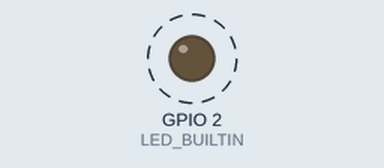
A program run on a simulated ESP8266 (Wemos D1 mini). Parts: output pins drawn as LEDs (lit = HIGH, except the on-board LED, lit = LOW). Dashed ring = blinking. Not simulated (calls return 0 or success): secrets.h; what the program prints to the serial monitor is not drawn.

Above: at 1.7 s.
Timing chart, 0 to 4.5 s (numbered marks = the images above):
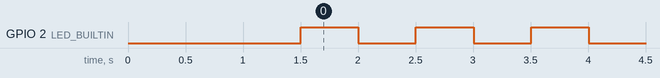

The program:

main.cpp
```cpp
#include <ESP8266WiFi.h>
#include <ESP8266mDNS.h>
#include <WiFiUdp.h>
#include <ArduinoOTA.h>
#include <ota.h>
#include "secrets.h"

#define BLINK_INTERVAL 500

void setup() {
	Serial.begin(115200);
	Serial.println("Booting");

	connectWifi(SECRET_SSID, SECRET_PASSWORD);

	setupOTA();

	Serial.println("Ready");
	Serial.print("IP address: ");
	Serial.println(WiFi.localIP());

	pinMode(LED_BUILTIN, OUTPUT);
}

void blinkLED() {
	digitalWrite(LED_BUILTIN, HIGH);
	delay(BLINK_INTERVAL);
	digitalWrite(LED_BUILTIN, LOW);
	delay(BLINK_INTERVAL);
}

void loop() {
	handleOTA();

	blinkLED();
}
```

Measured:
- by itself, GPIO 2 (LED_BUILTIN): alternates HIGH for 0.50 s and LOW for 0.50 s
